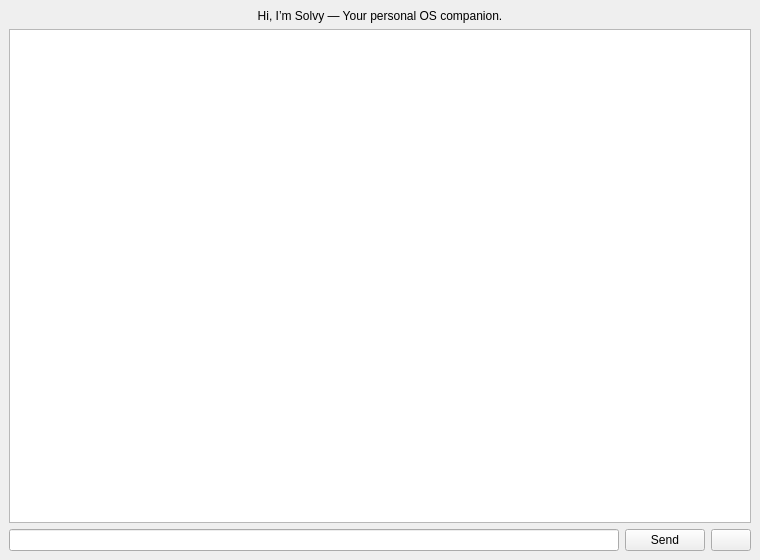
<?xml version="1.0" encoding="UTF-8"?>
<ui version="4.0">
 <class>MainWindow</class>
 <widget class="QMainWindow" name="MainWindow">
  <property name="geometry">
   <rect><x>0</x><y>0</y><width>760</width><height>560</height></rect>
  </property>
  <property name="windowTitle">
   <string>Solvy</string>
  </property>

  <widget class="QWidget" name="centralwidget">
   <layout class="QVBoxLayout">

    <item>
     <widget class="QLabel" name="headerLabel">
      <property name="text">
       <string>Hi, I’m Solvy — Your personal OS companion.</string>
      </property>
      <property name="alignment"><set>Qt::AlignCenter</set></property>
     </widget>
    </item>

    <item>
     <widget class="QTextEdit" name="chatBox"/>
    </item>

    <item>
     <layout class="QHBoxLayout">
      <item>
       <widget class="QLineEdit" name="inputField"/>
      </item>

      <item>
       <widget class="QPushButton" name="sendButton">
        <property name="text"><string>Send</string></property>
       </widget>
      </item>

      <item>
       <widget class="QPushButton" name="micButton">
        <property name="icon">
         <iconset>
          <normaloff>icons/mic.svg</normaloff>
         </iconset>
        </property>
       </widget>
      </item>
     </layout>
    </item>

   </layout>
  </widget>
 </widget>
</ui>
